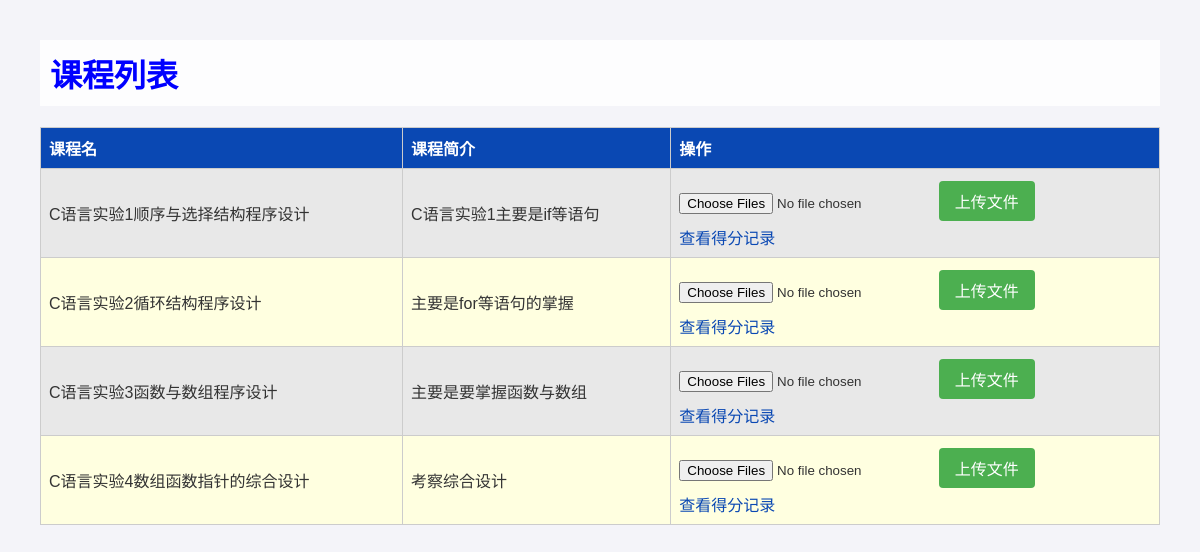
The app's page /lesson/, older data.
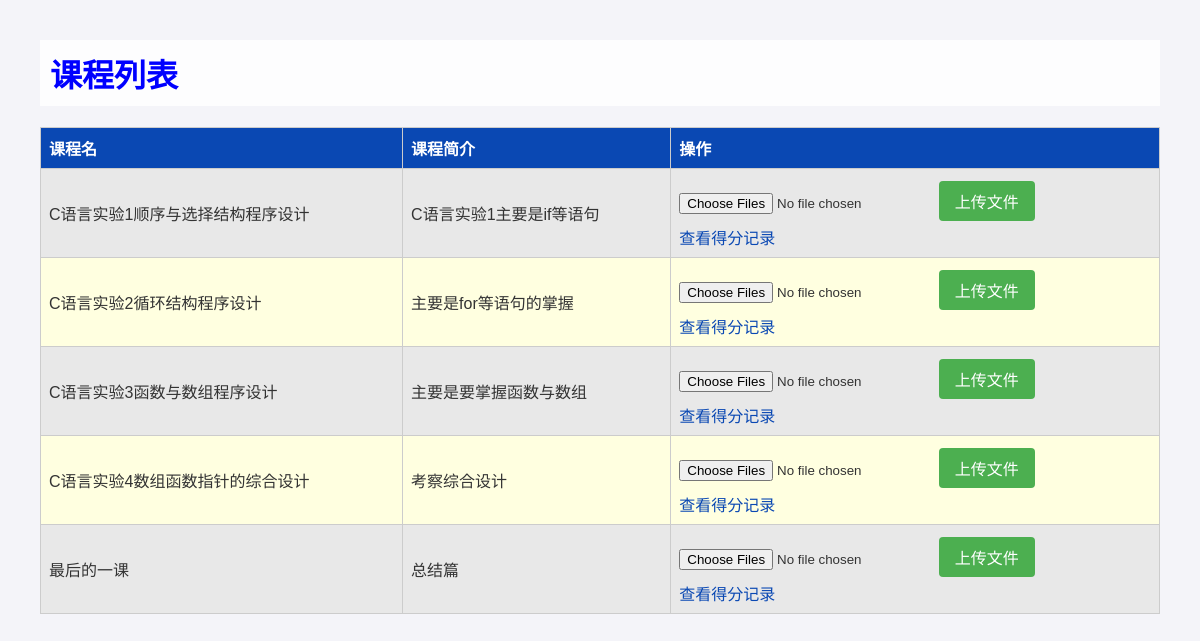
The same page, newer data.
### lesson/models.py (models this page shows, shortened)
class Lesson(models.Model):
    lname = models.CharField(max_length=100)
    jianjie = models.CharField(max_length=100)
    class Meta:
        verbose_name = '实验课程'  # 单数形式的显示名称
        verbose_name_plural = '实验课程'  # 复数形式的显示名称，如果你希望复数和单数形式一样，就设置为相同的值。

### lesson/views.py (the view)
# urls.py: path('', views.lesson_list, name='lesson_list'),
def lesson_list(request):
    lessons = Lesson.objects.all()
    return render(request, 'lesson_list.html', {'lessons': lessons})

### templates/lesson_list.html (shortened to what this page needs)
<!DOCTYPE html>
<html lang="en">
<head>
</head>
<body>
    <h1>课程列表</h1>
    <table>
        <tr>
            <th>课程名</th>
            <th>课程简介</th>
            <th>操作</th>
        </tr>
        {% for lesson in lessons %}
        <tr>
            <td>{{ lesson.lname }}</td>
            <td>{{ lesson.jianjie }}</td>
            <td>
                <form action="{% url 'upload' lesson.id %}" method="post" enctype="multipart/form-data">
                    <input type="file" name="docx_files" multiple>
                    <button type="submit">上传文件</button>
                </form>
                <a href="{% url 'scores' lesson.id %}">查看得分记录</a>
            </td>
        </tr>
        {% endfor %}
    </table>
</body>
</html>

### templates/lesson_list.html (style rules this page uses)
body { font-family: 'Arial', sans-serif; background-color: #f4f4f9; background-image: url("/templates/sakura.jpg"); background-position: center center; background-size: 100% 100%; background-attachment: fixed; background-repeat: no-repeat; margin: 40px; color: #333; }
h1 { color: blue; background-color: rgba(255, 255, 255, 0.8); padding: 10px; }
table { width: 100%; border-collapse: collapse; margin-top: 20px; }
th, td { border: 1px solid #ccc; padding: 8px; text-align: left; }
th { background-color: #0a48b3; color: white; }
tr:nth-child(even) { background-color: #e8e8e8; }
tr:nth-child(odd) { background-color: lightyellow; }
input[type="file"] { margin-top: 5px; }
button { background-color: #4CAF50; color: white; border: none; padding: 8px 16px; text-align: center; text-decoration: none; display: inline-block; font-size: 16px; margin: 4px 2px; cursor: pointer; border-radius: 4px; }
a { color: #0a48b3; text-decoration: none; font-size: 16px; }

Row changes from the older to the newer data that the page shows:
added Lesson: lname "最后的一课", jianjie "总结篇"
